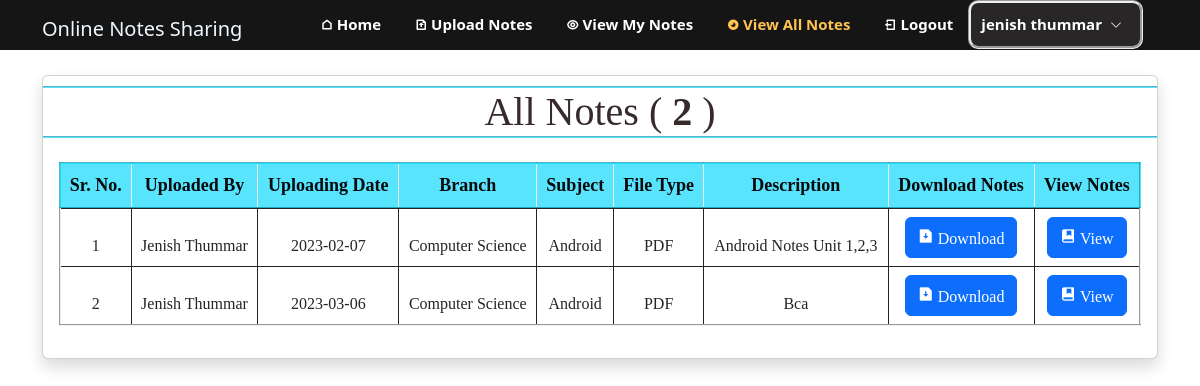
Screenshot of /view_all_notes (signed in) with the database file from the repository.
### notes/models.py (models this page shows, shortened)
class Notes(models.Model):
    user = models .ForeignKey(User,on_delete=models.CASCADE)
    uploadingdate = models.CharField(max_length=30)
    branch = models.CharField(max_length=30)
    subject = models.CharField(max_length=30)
    notesfile = models.FileField(null=True)
    filetype = models.CharField(max_length=30,null=True)
    description = models.CharField(max_length=200,null=True)
    status = models.CharField(max_length=15)

### notes/views.py (the view)
# urls.py: path('view_all_notes',view_all_notes,name='view_all_notes'),
def view_all_notes(request):
    if not request.user.is_authenticated:
        return redirect('login')
    user = User.objects.all()
    all_notes = Notes.objects.filter(status = "Accept")
    asum = all_notes.count()
    d = {
        'all_notes':all_notes , 'user':user ,'asum':asum
    }
    return render (request,'view_all_notes.html',d)

### notes/templates/view_all_notes.html (shortened to what this page needs)
{% extends 'user_navigation.html' %}
{% load static %}
{% block user %}
<div class="container" id="all">
    <div class="card shadow">
        <h1 style="text-align: center; font-family: Castellar; border-top: groove 2px rgba(4, 215, 252, 0.663);
        border-bottom: groove 2px rgba(4, 215, 252, 0.663);  color: #100101d6;">All Notes (<b> {{asum}} </b>)</h1>
        <div class="card-body" id="card">
            <table class="table table-bordered" id="myTable">
                <thead >
                    <tr class="text-center" id="trh">
                        <th>Sr. No.</th>
                        <th>Uploaded By</th>
                        <th>Uploading Date</th>
                        <th>Branch</th>
                        <th>Subject</th>
                        <th>File Type</th>
                        <th>Description</th>
                        <th>Download Notes</th>
                        <th>View
                             Notes</th>
                    </tr>
                    <tr>
                        {% for i in all_notes %}
                            <tr>
                                <td>{{forloop.counter}}</td>
                                <td>{{i.user.first_name}} {{i.user.last_name}}</td>
                                <td>{{i.uploadingdate}}</td>
                                <td>{{i.branch}}</td>
                                <td>{{i.subject}}</td>
                                <td>{{i.filetype}}</td>
                                <td>{{i.description}}</td>
                                <td>
                                    <a href="{{i.notesfile.url}}" class="btn btn-primary" download>
                                    <i class="ri-file-download-fill"> Download</i>
                                    </a>
                                </td>
                                <td>
                                    <a href="{{i.notesfile.url}}" class="btn btn-primary">
                                    <i class="ri-book-mark-fill"> View </i>
                                    </a>
                                </td>
                            </tr>
                        {% endfor %}
                    </tr>
                </thead>
            </table>
        </div>
    </div>
</div>
{% endblock %}

### notes/templates/user_navigation.html (shortened to what this page needs)
{% load static %}
<!DOCTYPE html>
<html lang="en">
    <head>
        <link href="{% static 'vendor/aos/aos.css' %}" rel="stylesheet">
        <link href="{% static 'vendor/bootstrap/css/bootstrap.min.css' %}" rel="stylesheet">
        <link href="{% static 'vendor/bootstrap-icons/bootstrap-icons.css' %}" rel="stylesheet">
        <link href="{% static 'vendor/boxicons/css/boxicons.min.css' %}" rel="stylesheet">
        <link href="{% static 'vendor/glightbox/css/glightbox.min.css' %}" rel="stylesheet">
        <link href="{% static 'vendor/remixicon/remixicon.css' %}" rel="stylesheet">
        <link href="{% static 'vendor/swiper/swiper-bundle.min.css' %}" rel="stylesheet">
        <link href="{% static 'css/popup_style.css' %}" rel="stylesheet">
    <body>
        <header id="header" class="fixed-top " >
            <div class="container d-flex align-items-center justify-content-lg-between ">
                <h1 class="logo me-auto me-lg-0" >Online Notes Sharing</h1>
                <nav id="navbar" class="navbar ">
                <ul>
                    <li><a class="nav-link scrollto {% if request.path == '/user_profile' %} active {% endif %}" href="{% url 'user_profile' %}">
                         Home </a>
                    </li>
                    <li><a class="nav-link scrollto {% if request.path == '/upload_notes' %} active {% endif %}" href="{% url 'upload_notes' %}">
                         Upload Notes </a>
                    </li>
                    <li><a class="nav-link scrollto {% if request.path == '/view_mynotes' %} active {% endif %}" href="{% url 'view_mynotes' %}">
                         View My Notes </a>
                    </li>
                    <li><a class="nav-link scrollto {% if request.path == '/view_all_notes' %} active {% endif %}" href="{% url 'view_all_notes' %}">
                         View All Notes </a>
                    </li>
                    <li><a class="nav-link scrollto" href="{% url 'logout' %}">
                         Logout </a>
                    </li>
                    <li class="dropdown">
                        <a style="background-color: #443f3f69; border-style:  groove; border-radius: 10px; padding
                            : 10px; margin-left: 15px; margin-right: 15px;" class="nav-link scrollto {% if request.path == '/edit_profile' %} active {% endif %}
                            {% if request.path == '/change_password' %} active {% endif %}" href="#">
                                <span> {{request.user.first_name}} <span> {{request.user.last_name}} </span> </span>
                                <i class=" mx-2 bi bi-chevron-down "></i>
                        </a>
                            </li>
                        </ul>
                </nav>
            </div>
        </header>
        {% block user %}
        {% endblock %}
    </body>
</html>

### notes/templates/user_navigation.html (style rules this page uses)
.logo { padding-top: 7px; color: aliceblue; text-align: center; font-size: 20px; }
.fixed-top { background-color: #151515; height: 50px; }
.navbar { padding: 0; }
.navbar ul { margin: 0; padding: 0; display: flex; list-style: none; align-items: center; }
.navbar li { position: relative; }
.navbar a, .navbar a:focus { display: flex; align-items: center; justify-content: space-between; padding: 10px 0 10px 30px; font-size: 15px; font-weight: 600; color: #fff; white-space: nowrap; transition: 0.3s; }
.navbar a i, .navbar a:focus i { font-size: 12px; line-height: 0; margin-left: 5px; }
.navbar a:hover, .navbar .active, .navbar .active:focus, .navbar li:hover>a { color: #ffc451; }

### notes/templates/view_all_notes.html (style rules this page uses)
#all { margin-top: 75px; }
h1 { margin-top: 10px; }
#trh { background-color: rgba(4, 215, 252, 0.663); border: groove 2px rgba(4, 215, 252, 0.663); }
th { font-family:Baskerville Old Face; font-size: 18px; color: rgb(6, 10, 13); border: groove 2px; }
td { text-transform: capitalize; font-family: Century Schoolbook; text-align: center; }
#myTable { border: groove 2px ; }

### rows the page displays
Notes: user.first_name "Jenish", user.last_name "Thummar", uploadingdate "2023-02-07", branch "Computer Science", subject "Android", filetype "PDF", description "Android Notes Unit 1,2,3"
Notes: user.first_name "Jenish", user.last_name "Thummar", uploadingdate "2023-03-06", branch "Computer Science", subject "Android", filetype "PDF", description "Bca"

### other values shown
{{ request.user.first_name }} "jenish"
{{ request.user.last_name }} "thummar"
{{ asum }} "2"
